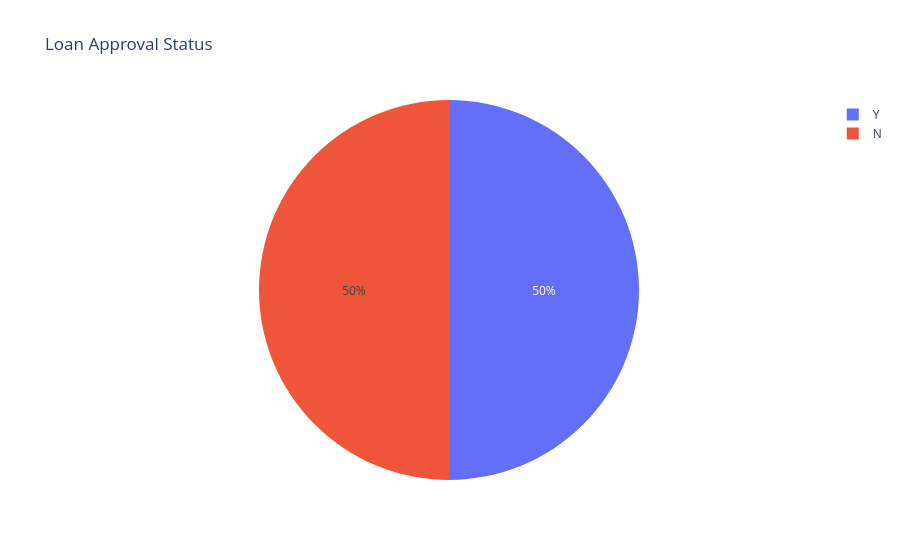

The notebook cell this image was saved under:
### Code cell
# exploratory data analysis(EDA)

import plotly.express as px

loan_status_count = df['Loan_Status'].value_counts()
fig_loan_status = px.pie(loan_status_count,
                         names=loan_status_count.index,
                         title='Loan Approval Status')
fig_loan_status.show()

### Figure 1 — Plotly figure (JSON) as saved in the notebook; plotly's stock layout.template omitted (floating-point values rounded to 4 significant figures)
{"data": [{"domain": {"x": [0, 1], "y": [0, 1]}, "hovertemplate": "Loan_Status=%{label}<extra></extra>", "labels": ["Y", "N"], "legendgroup": "", "name": "", "showlegend": true, "type": "pie"}], "layout": {"legend": {"tracegroupgap": 0}, "title": {"text": "Loan Approval Status"}}}
